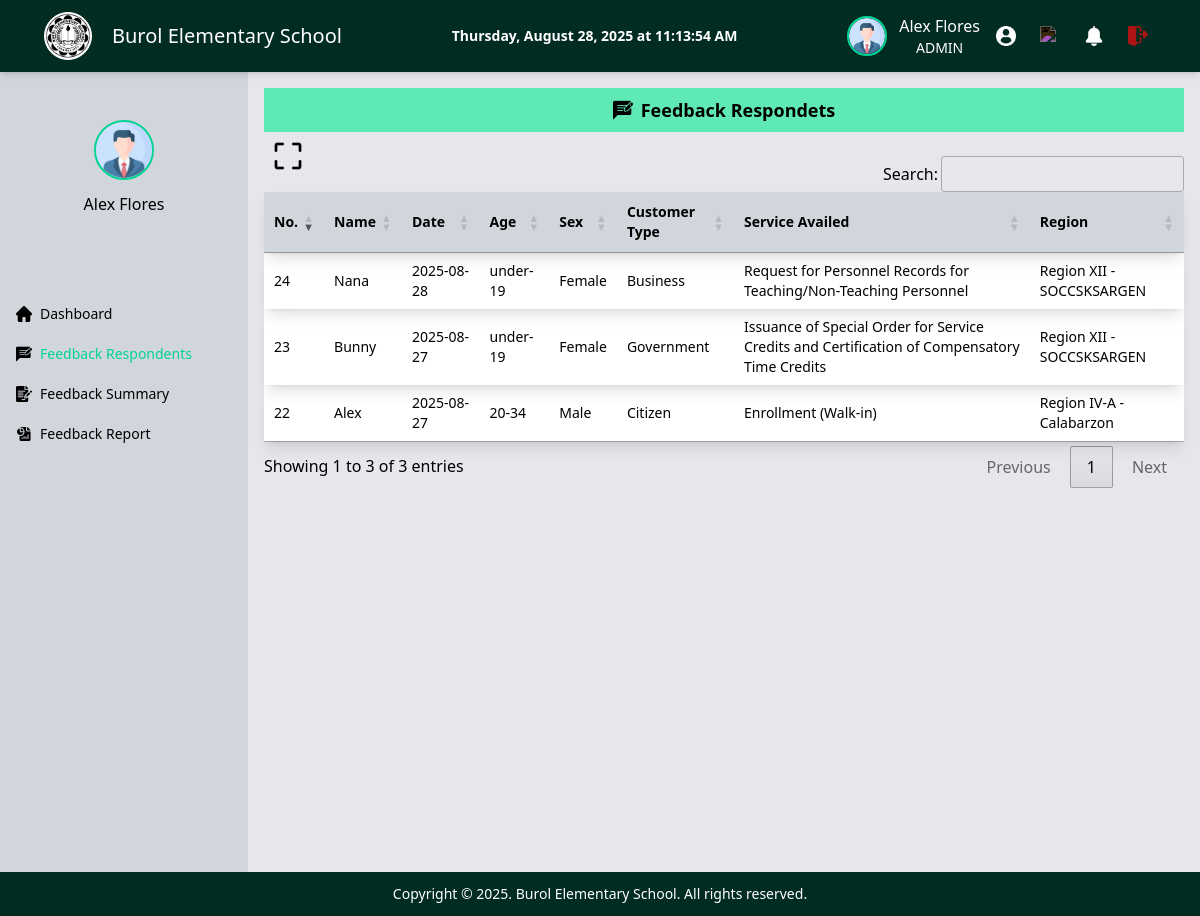
The app's page /pages/admin/feedback-respondents.php (signed in) with its own data.
### tables this page shows
CREATE TABLE `feedback_respondents` (
  `id` int(11) NOT NULL,
  `name` varchar(255) DEFAULT NULL,
  `date` date NOT NULL,
  `age` varchar(50) NOT NULL,
  `sex` varchar(10) NOT NULL,
  `customer_type` varchar(50) NOT NULL,
  `submitted_at` timestamp NOT NULL DEFAULT current_timestamp(),
  `service_availed_id` int(11) DEFAULT NULL,
  `region_id` int(11) NOT NULL
);

CREATE TABLE `services` (
  `id` int(11) NOT NULL,
  `name` varchar(255) NOT NULL,
  `customer_type` enum('Citizen','Government','Business') NOT NULL,
  `category_id` int(11) DEFAULT NULL
);

### includes/fetch-feedback-data.php (called while the page is built)
<?php
require_once __DIR__ . '/../config/database.php';
$stmt = $pdo->query("
  SELECT
    r.id, r.name, r.date, r.age, r.sex, r.customer_type,
    s.name AS service_availed,
    CONCAT(reg.code, ' - ', reg.name) AS region,
    reg.slug AS region_slug,
    r.submitted_at,
    a.citizen_charter_awareness, a.cc1, a.cc2, a.cc3,
    a.sqd1, a.sqd2, a.sqd3, a.sqd4, a.sqd5, a.sqd6, a.sqd7, a.sqd8,
    a.remarks
  FROM feedback_respondents r
  JOIN services s ON r.service_availed_id = s.id
  JOIN feedback_answers a ON r.id = a.respondent_id
  JOIN regions reg ON r.region_id = reg.id
  ORDER BY r.submitted_at DESC
");
$results = $stmt->fetchAll(PDO::FETCH_ASSOC);
?>

### pages/admin/feedback-respondents.php (the view, shortened to what this page needs)
<?php
require_once  __DIR__ .'/../../config/database.php';
require_once  __DIR__ .'/../../includes/fetch-feedback-data.php';
?>
<!DOCTYPE html>
<html lang="en">
<head>
  <link href="/src/styles.css" rel="stylesheet">
  <link rel="stylesheet" href="https://cdn.datatables.net/1.13.6/css/jquery.dataTables.min.css">
</head>
<body class="bg-gray-200  min-h-screen flex flex-col">
  <?php include('../../includes/header.php'); ?>
  <main class=" grid grid-cols-[248px_1fr] min-h-screen">
    <?php include '../../includes/side-nav-admin.php' ?>
    <section class="m-4">
      <div class="bg-emerald-300 p-2 flex justify-center items-center gap-2">
        <img src="/assets/img/feedback-respondent.png " class="w-5 h-5">
        <h1 class="font-bold text-lg ">Feedback Respondets</h1>
      </div>
      <a href="/pages/admin/feedback-details.php">
        <button class="cursor-pointer  w-fit m-1 hover:bg-emerald-600 rounded-md p-1 absolute">
          <img src="/assets/img/fullscreen.png" class="w-8 h-8">
        </button>
      </a>
      <br>
      <table id="feedbackTable" class=" w-full table-auto text-sm mt-10 mb-20 border-separate border-spacing-y-2 bg-white">
        <thead class=" bg-gray-300 text-left  text-black">
          <tr class=" shadow-lg ">
            <th>No.</th>
            <th>Name</th>
            <th>Date</th>
            <th>Age</th>
            <th>Sex</th>
            <th>Customer Type</th>
            <th>Service Availed</th>
            <th>Region</th>
          </tr>
        </thead>
        <tbody>
          <?php foreach ($results as $row): ?>
            <tr class="shadow-lg border-t ">
              <td><?= $row['id'] ?></td>
              <td><?= htmlspecialchars($row['name']) ?></td>
              <td><?= $row['date'] ?></td>
              <td><?= $row['age'] ?></td>
              <td><?= $row['sex'] ?></td>
              <td><?= $row['customer_type'] ?></td>
              <td><?= $row['service_availed'] ?></td>
              <td><?= $row['region'] ?></td>
            </tr>
          <?php endforeach; ?>
        </tbody>
      </table>
    </section>
  </main>
  <?php include '../../includes/footer.php' ?>
</body>
</html>

### records on screen
feedback_respondents: id "24", name "Nana", date "2025-08-28", age "under-19", sex "Female", customer_type "Business", service_availed.name "Request for Personnel Records for Teaching/Non-Teaching Personnel", region "Region XII - SOCCSKSARGEN"
feedback_respondents: id "23", name "Bunny", date "2025-08-27", age "under-19", sex "Female", customer_type "Government", service_availed.name "Issuance of Special Order for Service Credits and Certification of Compensatory Time Credits", region "Region XII - SOCCSKSARGEN"
feedback_respondents: id "22", name "Alex", date "2025-08-27", age "20-34", sex "Male", customer_type "Citizen", service_availed.name "Enrollment (Walk-in)", region "Region IV-A - Calabarzon"

### other values on screen
$_SESSION['firstName'] . ' ' . $_SESSION['lastName'] "Alex Flores"
$_SESSION['role_name'] "ADMIN"
$item['label'] "Dashboard"
$item['label'] "Feedback Respondents"
$item['label'] "Feedback Summary"
$item['label'] "Feedback Report"
